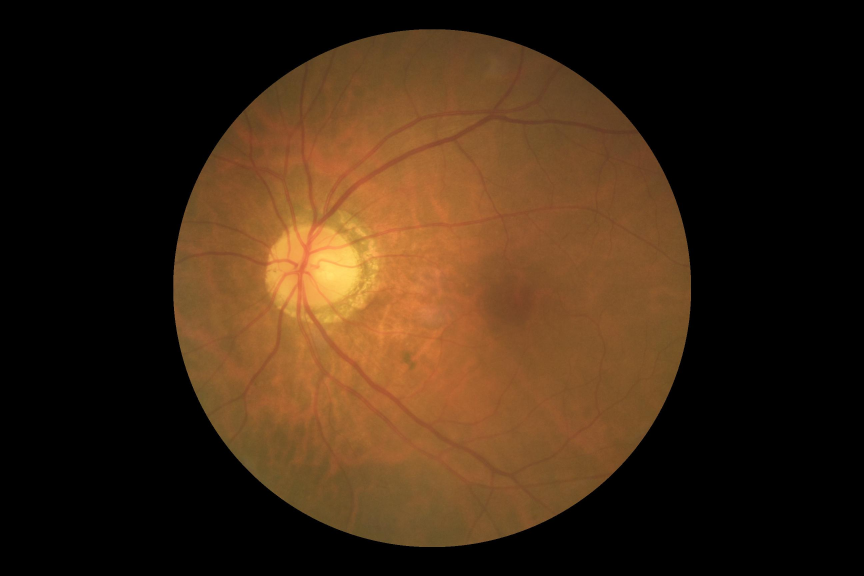
#> input picture ODIR/images/Female_1023_left.jpg, 2592 x 1728 px (shown at 1/3 size); its folder holds 4 pictures in this run
$ jupyter execute --allow-errors ODIRmodel2.ipynb
#> lines starting #> are read from the running program, lines starting #| are printed output that depends on the picture; after the words box and inside, x2 and y2 are one past the last pixel; in counts of white or black regions, pixels touching at a corner belong together; pictures that were not available may be replaced by others from this repository, and a replacement may not be noted
[cell 1]
from torch import nn
import torch
import os
import pandas as pd
import tqdm

[cell 2]
### CLEANING UP THE DATASET BY REMOVING RETINAL FUNDUS IMAGES FEATURING DISEASES
import os
import pandas as pd
import tqdm

damaged_images = []

print("Scanning through the labels file...")
#> (the rest of this cell did not finish here and is left out)

[cell 3]
### HIDDEN FILES
import shutil

directory = "ODIR/newimages"
files = os.listdir(directory)
for file in files:
    path = os.path.join(directory, file)
    if file.startswith('.'):
        if os.path.isdir(path):
            shutil.rmtree(path)  # Removes directories and their contents
            print(f"Directory {file} removed from directory.")
        else:
            os.remove(path)  # Removes files
            print(f"File {file} removed from directory.")

[cell 4]
## RENAMING FILES TO FEATURE LABEL
dir = os.listdir("ODIR/images/")

#> (the rest of this cell did not finish here and is left out)

[cell 5]
### CROPPING FILES TO CENTER AROUND THE RETINA
# Warning: when running this box, current directory must be the the Neuro140FP dir.
import cv2
import numpy as np
from tqdm import tqdm

def preprocess_image_color(image_path, output_size=(300, 300)):
#> called with image_path = 'ODIR/images/Female_1023_left.jpg', output_size = (300, 300)
    image = cv2.imread(image_path)
#> image is the input picture: shape (1728, 2592, 3); mean B, G, R 19.8, 39.4, 61.3
    if image is None:
        raise FileNotFoundError(f"The specified image was not found or could not be read: {image_path}")

    hsv_image = cv2.cvtColor(image, cv2.COLOR_BGR2HSV)
#> hsv_image: shape (1728, 2592, 3); mean H, S, V 6.6, 75.1, 61.3
    lower_bound = np.array([0, 0, 50])  # low saturation, medium value
    upper_bound = np.array([180, 255, 255])  # Full hue range, high saturation, high value

    mask = cv2.inRange(hsv_image, lower_bound, upper_bound)
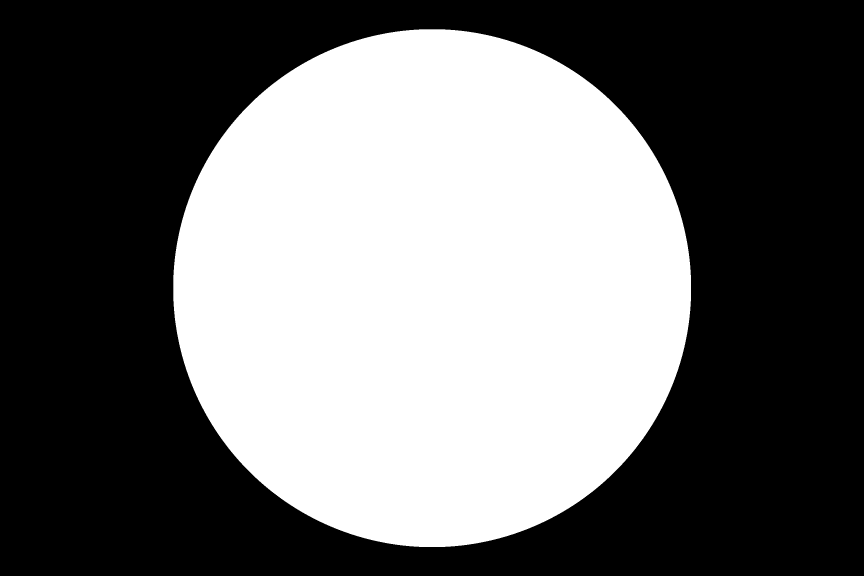
#> mask: shape (1728, 2592) (shown at 1/3 size); 42.3% white; 1 white region
    contours, _ = cv2.findContours(mask, cv2.RETR_EXTERNAL, cv2.CHAIN_APPROX_SIMPLE)
#> contours = 1 contour; box (x1, y1, x2, y2) and area: (520, 88, 2073, 1641) 1894426
    if contours:
        largest_contour = max(contours, key=cv2.contourArea)
#> largest_contour = contour of 2201 points, box (x1, y1, x2, y2) (520, 88, 2073, 1641), area 1894426
        x, y, w, h = cv2.boundingRect(largest_contour)
#> x = 520; y = 88; w = 1553; h = 1553
        cropped_image = image[y:y+h, x:x+w]
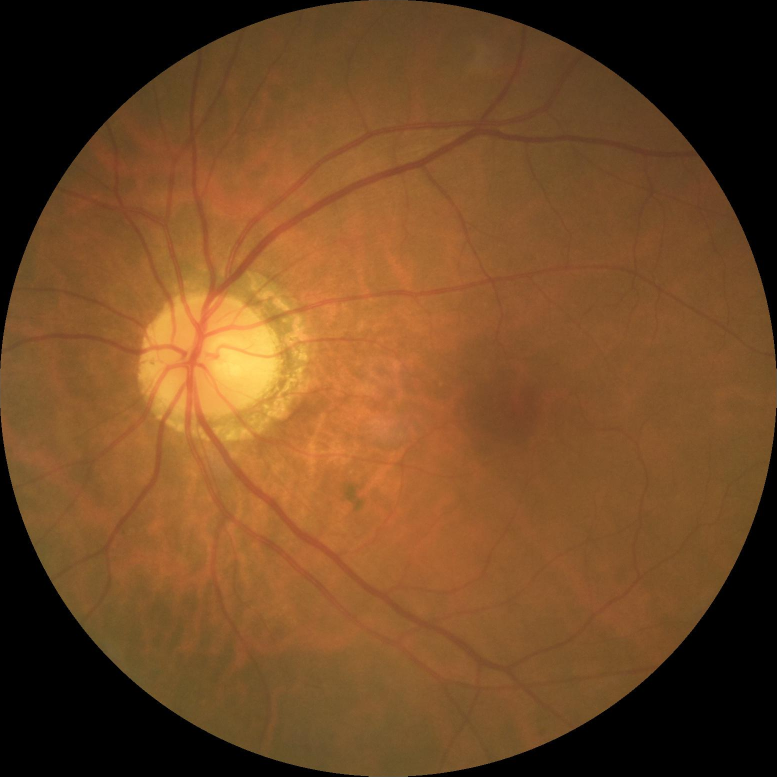
#> cropped_image: shape (1553, 1553, 3) (shown at 1/2 size); mean B, G, R 36.8, 73.1, 113.9
        resized_image = cv2.resize(cropped_image, output_size, interpolation=cv2.INTER_AREA)
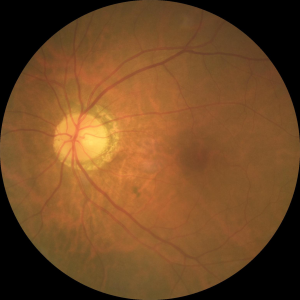
#> resized_image: shape (300, 300, 3); mean B, G, R 36.8, 73.1, 113.9
        return resized_image
    else:
        return cv2.resize(image, output_size, interpolation=cv2.INTER_AREA)

if len(os.listdir("ODIR/newimages")) != len(os.listdir("ODIR/images")):
    files = os.listdir("ODIR/images")
    for file in tqdm(files):
        processed_image = preprocess_image_color(f"ODIR/images/{file}")
        if not os.path.exists('ODIR/newimages/'):
            os.makedirs('ODIR/newimages/')
        cv2.imwrite(f'ODIR/newimages/{file}', processed_image)
#> pass 2 of the loop `for file in tqdm(files):`:
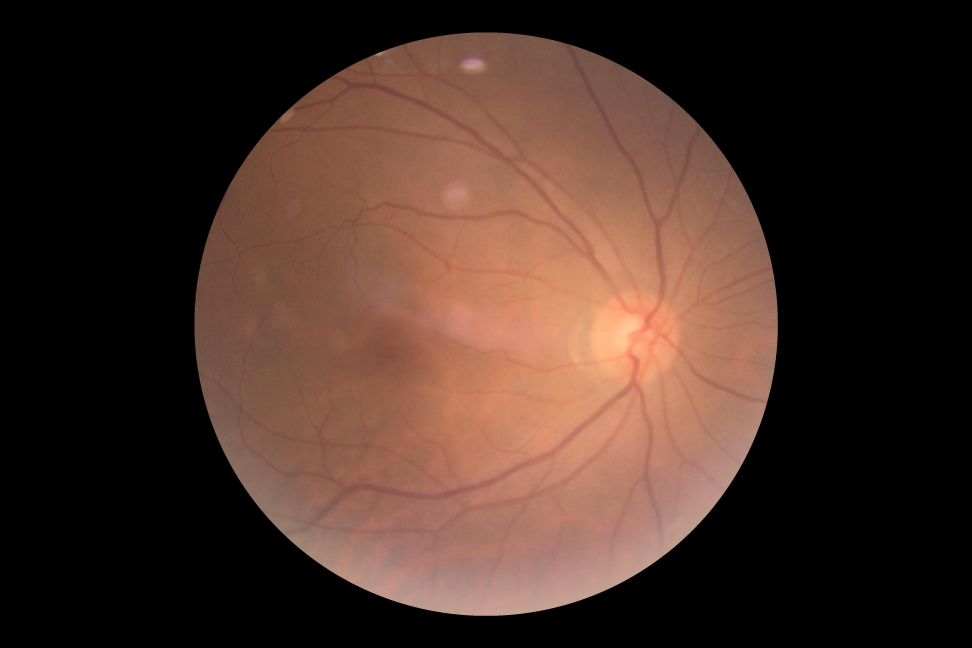
#> input picture ODIR/images/Female_1039_right.jpg, 3888 x 2592 px (shown at 1/4 size)
#> in preprocess_image_color, image is the input picture: shape (2592, 3888, 3); mean B, G, R 38.6, 47.5, 70.1
#> hsv_image: shape (2592, 3888, 3); mean H, S, V 3.9, 50, 70.1
#> in preprocess_image_color (call 2), `mask = cv2.inRange(hsv_image, lower_bound, upper_bound)`:
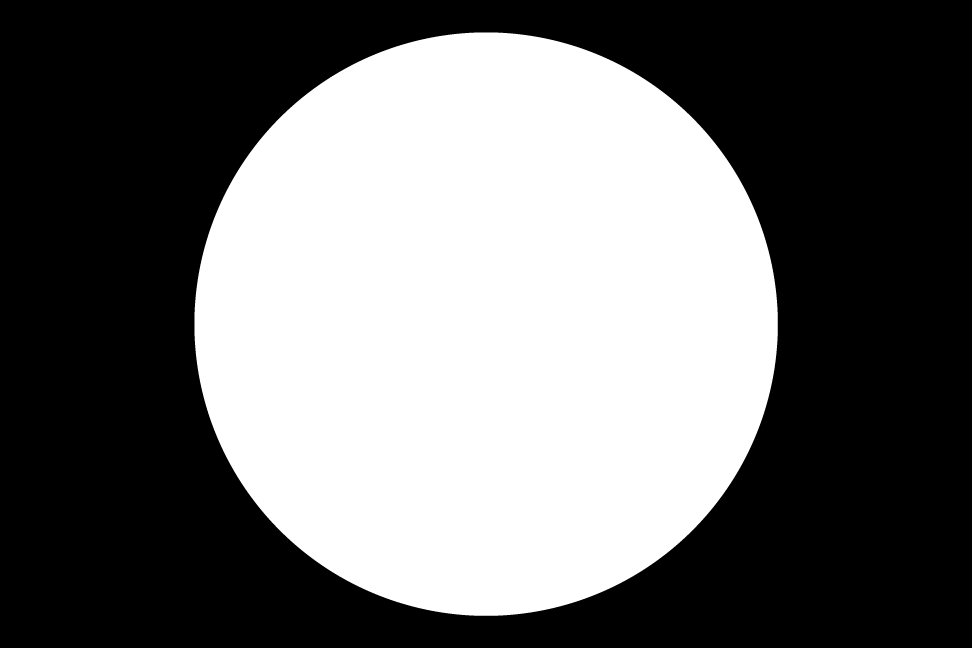
#> mask: shape (2592, 3888) (shown at 1/4 size); 42.5% white; 1 white region
#> contours = 1 contour; box (x1, y1, x2, y2) and area: (778, 130, 3111, 2463) 4275137
#> largest_contour = contour of 3322 points, box (x1, y1, x2, y2) (778, 130, 3111, 2463), area 4275137
#> x = 778; y = 130; w = 2333
#> cropped_image: shape (2333, 2333, 3)
#> in preprocess_image_color (call 2), `resized_image = cv2.resize(cropped_image, output_size, interpolation=c..`:
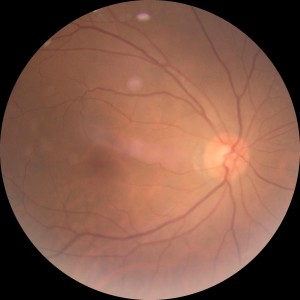
#> resized_image: shape (300, 300, 3); mean B, G, R 71.4, 88, 129.7
#> pass 3 of the loop `for file in tqdm(files):`:
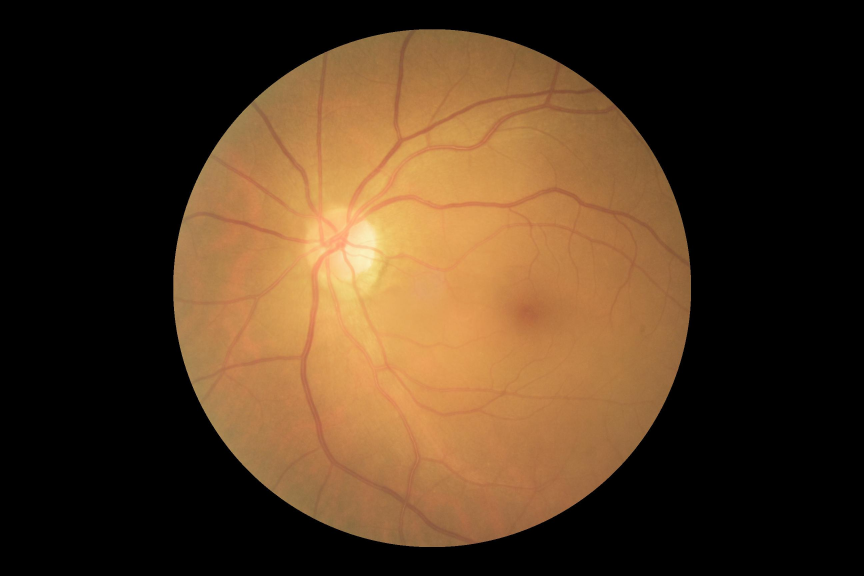
#> input picture ODIR/images/Female_1077_left.jpg, 2592 x 1728 px (shown at 1/3 size)
#> in preprocess_image_color, image is the input picture: shape (1728, 2592, 3); mean B, G, R 32.7, 56.1, 80.1
#> hsv_image: shape (1728, 2592, 3); mean H, S, V 6.8, 66.5, 80.1
#> in preprocess_image_color (call 3), `mask = cv2.inRange(hsv_image, lower_bound, upper_bound)`:
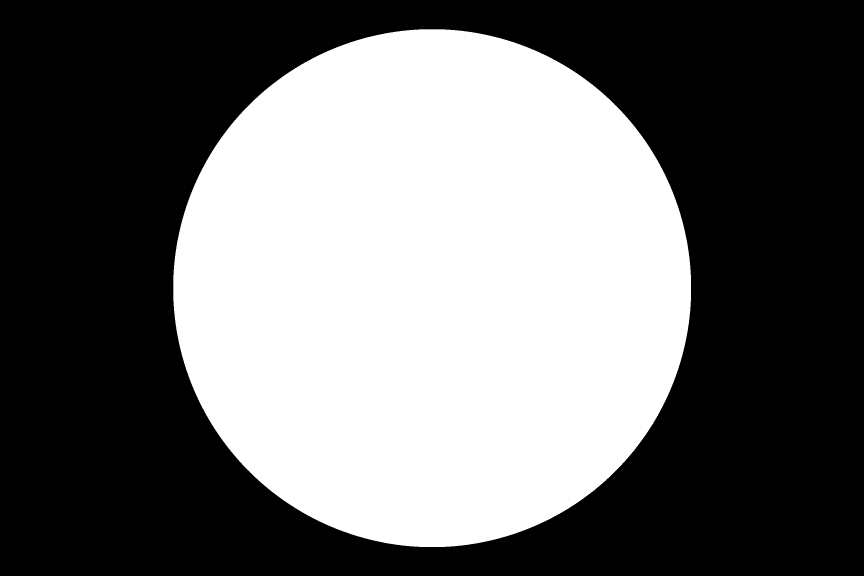
#> mask: shape (1728, 2592) (shown at 1/3 size); 42.3% white; 1 white region
#> contours = 1 contour; box (x1, y1, x2, y2) and area: (520, 88, 2073, 1641) 1894456
#> largest_contour = contour of 2221 points, box (x1, y1, x2, y2) (520, 88, 2073, 1641), area 1894456
#> x = 520; y = 88; w = 1553
#> cropped_image: shape (1553, 1553, 3)
#> in preprocess_image_color (call 3), `resized_image = cv2.resize(cropped_image, output_size, interpolation=c..`:
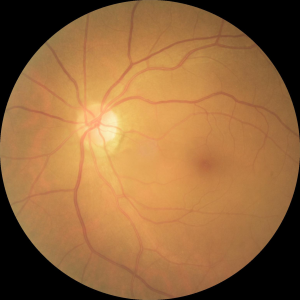
#> resized_image: shape (300, 300, 3); mean B, G, R 60.6, 104.3, 148.8
#> the loop made 4 passes; the first 3 are shown

[cell 6]
## CREATING TRAIN AND VAL DIRECTORIES
source_dir = 'ODIR/'
#> source_dir = 'ODIR/'
train_dir = os.path.join(source_dir, 'train')
val_dir = os.path.join(source_dir, 'val')
os.makedirs(train_dir, exist_ok=True)
os.makedirs(val_dir, exist_ok=True)
